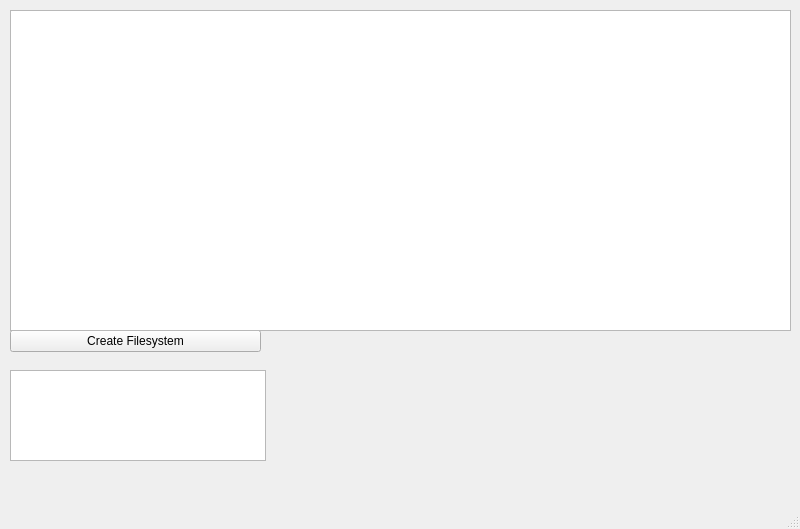
<?xml version="1.0" encoding="UTF-8"?>
<ui version="4.0">
 <class>MainWindow</class>
 <widget class="QMainWindow" name="MainWindow">
  <property name="geometry">
   <rect>
    <x>0</x>
    <y>0</y>
    <width>800</width>
    <height>529</height>
   </rect>
  </property>
  <property name="windowTitle">
   <string>Kryptal</string>
  </property>
  <widget class="QWidget" name="centralwidget">
   <widget class="QListWidget" name="pluginsList">
    <property name="geometry">
     <rect>
      <x>10</x>
      <y>370</y>
      <width>256</width>
      <height>91</height>
     </rect>
    </property>
   </widget>
   <widget class="QPushButton" name="createFilesystemButton">
    <property name="geometry">
     <rect>
      <x>10</x>
      <y>330</y>
      <width>251</width>
      <height>22</height>
     </rect>
    </property>
    <property name="text">
     <string>Create Filesystem</string>
    </property>
   </widget>
   <widget class="FileSystemList" name="fileSystemList">
    <property name="geometry">
     <rect>
      <x>10</x>
      <y>10</y>
      <width>781</width>
      <height>321</height>
     </rect>
    </property>
   </widget>
  </widget>
  <widget class="QMenuBar" name="menubar">
   <property name="geometry">
    <rect>
     <x>0</x>
     <y>0</y>
     <width>800</width>
     <height>19</height>
    </rect>
   </property>
  </widget>
  <widget class="QStatusBar" name="statusbar"/>
 </widget>
 <customwidgets>
  <customwidget>
   <class>FileSystemList</class>
   <extends>QListWidget</extends>
   <header>kryptal/gui/view/widgets/FileSystemList</header>
  </customwidget>
 </customwidgets>
 <resources/>
 <connections/>
</ui>
